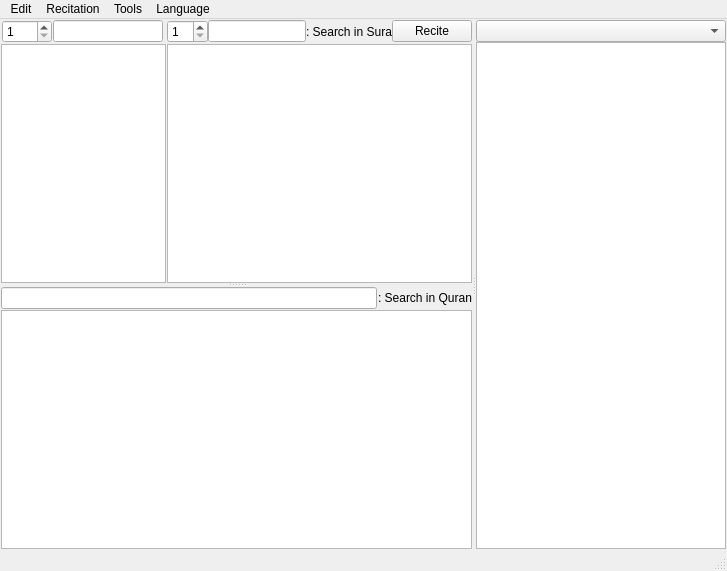
<?xml version="1.0" encoding="UTF-8"?>
<ui version="4.0">
 <class>MainWindow</class>
 <widget class="QMainWindow" name="MainWindow">
  <property name="geometry">
   <rect>
    <x>0</x>
    <y>0</y>
    <width>727</width>
    <height>571</height>
   </rect>
  </property>
  <property name="windowTitle">
   <string notr="true">ayat-qt</string>
  </property>
  <widget class="QWidget" name="centralwidget">
   <property name="autoFillBackground">
    <bool>true</bool>
   </property>
   <layout class="QVBoxLayout" name="verticalLayout_6">
    <property name="spacing">
     <number>0</number>
    </property>
    <property name="leftMargin">
     <number>1</number>
    </property>
    <property name="topMargin">
     <number>1</number>
    </property>
    <property name="rightMargin">
     <number>1</number>
    </property>
    <property name="bottomMargin">
     <number>0</number>
    </property>
    <item>
     <widget class="QSplitter" name="splitter_1">
      <property name="orientation">
       <enum>Qt::Horizontal</enum>
      </property>
      <widget class="QSplitter" name="splitter_2">
       <property name="orientation">
        <enum>Qt::Vertical</enum>
       </property>
       <property name="childrenCollapsible">
        <bool>true</bool>
       </property>
       <widget class="QWidget" name="horizontalLayoutWidget">
        <layout class="QHBoxLayout" name="horizontalLayout_3" stretch="0,1">
         <property name="spacing">
          <number>1</number>
         </property>
         <item>
          <layout class="QVBoxLayout" name="verticalLayout_2">
           <property name="spacing">
            <number>1</number>
           </property>
           <item>
            <layout class="QHBoxLayout" name="horizontalLayout_4">
             <property name="spacing">
              <number>0</number>
             </property>
             <item>
              <widget class="QSpinBox" name="selectSura_spinBox">
               <property name="maximumSize">
                <size>
                 <width>50</width>
                 <height>16777215</height>
                </size>
               </property>
               <property name="minimum">
                <number>1</number>
               </property>
               <property name="maximum">
                <number>114</number>
               </property>
              </widget>
             </item>
             <item>
              <widget class="QLineEdit" name="selectSura_lineEdit">
               <property name="sizePolicy">
                <sizepolicy hsizetype="MinimumExpanding" vsizetype="Fixed">
                 <horstretch>0</horstretch>
                 <verstretch>0</verstretch>
                </sizepolicy>
               </property>
               <property name="maximumSize">
                <size>
                 <width>110</width>
                 <height>16777215</height>
                </size>
               </property>
              </widget>
             </item>
            </layout>
           </item>
           <item>
            <widget class="QTableWidget" name="suwarList_tableWidget">
             <property name="maximumSize">
              <size>
               <width>165</width>
               <height>16777215</height>
              </size>
             </property>
             <property name="layoutDirection">
              <enum>Qt::RightToLeft</enum>
             </property>
             <attribute name="horizontalHeaderVisible">
              <bool>false</bool>
             </attribute>
            </widget>
           </item>
          </layout>
         </item>
         <item>
          <layout class="QVBoxLayout" name="verticalLayout_5">
           <property name="spacing">
            <number>1</number>
           </property>
           <item>
            <layout class="QHBoxLayout" name="horizontalLayout_5">
             <property name="spacing">
              <number>0</number>
             </property>
             <item>
              <widget class="QSpinBox" name="selectAya_spinBox">
               <property name="minimum">
                <number>1</number>
               </property>
              </widget>
             </item>
             <item>
              <widget class="QLineEdit" name="selectAya_lineEdit"/>
             </item>
             <item>
              <widget class="QLabel" name="label">
               <property name="text">
                <string>: Search in Sura</string>
               </property>
              </widget>
             </item>
             <item>
              <widget class="QPushButton" name="reciteButton">
               <property name="text">
                <string>Recite</string>
               </property>
              </widget>
             </item>
            </layout>
           </item>
           <item>
            <widget class="QListWidget" name="ayatList_listWidget">
             <property name="font">
              <font>
               <pointsize>13</pointsize>
              </font>
             </property>
             <property name="layoutDirection">
              <enum>Qt::RightToLeft</enum>
             </property>
             <property name="selectionMode">
              <enum>QAbstractItemView::ExtendedSelection</enum>
             </property>
             <property name="spacing">
              <number>1</number>
             </property>
             <property name="wordWrap">
              <bool>true</bool>
             </property>
            </widget>
           </item>
          </layout>
         </item>
        </layout>
       </widget>
       <widget class="QWidget" name="verticalLayoutWidget_3">
        <layout class="QVBoxLayout" name="search_layout">
         <property name="spacing">
          <number>1</number>
         </property>
         <item>
          <layout class="QHBoxLayout" name="horizontalLayout">
           <item>
            <widget class="QLineEdit" name="searchTool_lineEdit"/>
           </item>
           <item>
            <widget class="QLabel" name="searchTool_label">
             <property name="text">
              <string>: Search in Quran</string>
             </property>
            </widget>
           </item>
          </layout>
         </item>
         <item>
          <widget class="QTableWidget" name="searchTool_tableWidget"/>
         </item>
        </layout>
       </widget>
      </widget>
      <widget class="QWidget" name="layoutWidget">
       <layout class="QVBoxLayout" name="tafsir_layout">
        <property name="spacing">
         <number>0</number>
        </property>
        <item>
         <widget class="QComboBox" name="tafasirNames_comboBox"/>
        </item>
        <item>
         <widget class="QTextBrowser" name="tafsir_textBrowser">
          <property name="font">
           <font>
            <pointsize>13</pointsize>
           </font>
          </property>
          <property name="html">
           <string notr="true"></string>
          </property>
         </widget>
        </item>
       </layout>
      </widget>
     </widget>
    </item>
   </layout>
  </widget>
  <widget class="QMenuBar" name="menubar">
   <property name="geometry">
    <rect>
     <x>0</x>
     <y>0</y>
     <width>727</width>
     <height>20</height>
    </rect>
   </property>
   <widget class="QMenu" name="actions">
    <property name="layoutDirection">
     <enum>Qt::LeftToRight</enum>
    </property>
    <property name="title">
     <string>Edit</string>
    </property>
    <addaction name="copySelectedAct"/>
    <addaction name="exportSearchAct"/>
    <addaction name="separator"/>
    <addaction name="exitAct"/>
   </widget>
   <widget class="QMenu" name="language">
    <property name="title">
     <string>Language</string>
    </property>
    <addaction name="langArabicAct"/>
    <addaction name="langEnglishAct"/>
   </widget>
   <widget class="QMenu" name="menu">
    <property name="title">
     <string>Recitation</string>
    </property>
    <widget class="QMenu" name="recitationsMenu">
     <property name="title">
      <string>Select Reciter</string>
     </property>
     <addaction name="separator"/>
    </widget>
    <addaction name="readAyatOnClickAct"/>
    <addaction name="recitationsMenu"/>
    <addaction name="separator"/>
    <addaction name="autoDownloadAct"/>
    <addaction name="downloadAudioAct"/>
   </widget>
   <widget class="QMenu" name="tools">
    <property name="title">
     <string>Tools</string>
    </property>
    <addaction name="showSearchAct"/>
    <addaction name="showTafsirAct"/>
   </widget>
   <addaction name="actions"/>
   <addaction name="menu"/>
   <addaction name="tools"/>
   <addaction name="language"/>
  </widget>
  <widget class="QStatusBar" name="statusbar"/>
  <action name="exitAct">
   <property name="text">
    <string>Exit</string>
   </property>
  </action>
  <action name="copySelectedAct">
   <property name="text">
    <string>Copy Selected Ayat</string>
   </property>
   <property name="shortcut">
    <string notr="true">Ctrl+C</string>
   </property>
  </action>
  <action name="langArabicAct">
   <property name="checkable">
    <bool>true</bool>
   </property>
   <property name="text">
    <string notr="true">عربية</string>
   </property>
  </action>
  <action name="langEnglishAct">
   <property name="checkable">
    <bool>true</bool>
   </property>
   <property name="text">
    <string notr="true">English</string>
   </property>
  </action>
  <action name="readAyatOnClickAct">
   <property name="checkable">
    <bool>true</bool>
   </property>
   <property name="text">
    <string>Recite Ayat On Click</string>
   </property>
  </action>
  <action name="downloadAudioAct">
   <property name="text">
    <string>Download Recitations</string>
   </property>
   <property name="shortcut">
    <string notr="true">Ctrl+D</string>
   </property>
  </action>
  <action name="showSearchAct">
   <property name="checkable">
    <bool>true</bool>
   </property>
   <property name="text">
    <string>Show Search Tool</string>
   </property>
  </action>
  <action name="showTafsirAct">
   <property name="checkable">
    <bool>true</bool>
   </property>
   <property name="text">
    <string>Show Tafasir Tool</string>
   </property>
  </action>
  <action name="exportSearchAct">
   <property name="text">
    <string>Export Search</string>
   </property>
   <property name="shortcut">
    <string notr="true">Ctrl+S</string>
   </property>
  </action>
  <action name="autoDownloadAct">
   <property name="checkable">
    <bool>true</bool>
   </property>
   <property name="checked">
    <bool>false</bool>
   </property>
   <property name="text">
    <string>Auto Download</string>
   </property>
  </action>
 </widget>
 <resources/>
 <connections/>
</ui>
